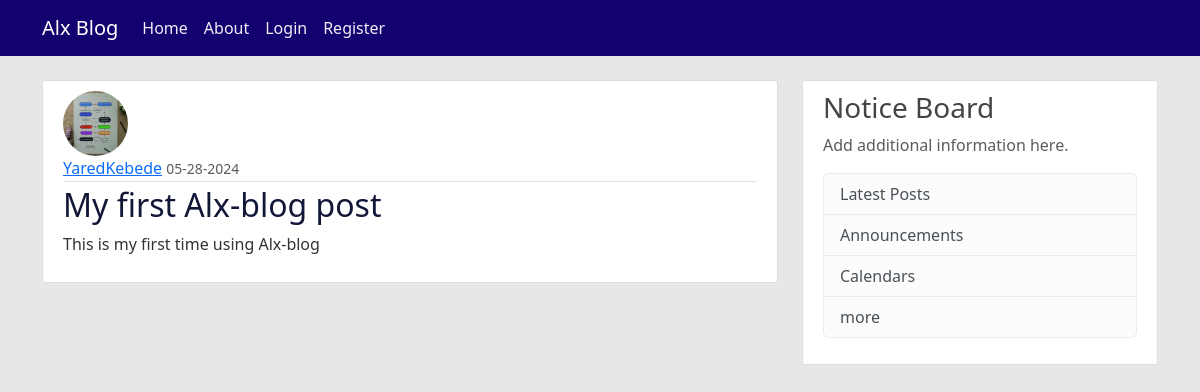
/post/1, run on the app's committed database.
### alxblog/models.py (models this page shows, shortened)
class User(db.Model, UserMixin):
    id = db.Column(db.Integer, primary_key=True)
    username = db.Column(db.String(20), unique=True, nullable=False)
    email = db.Column(db.String(150), unique=True, nullable=False)
    image_file = db.Column(db.String(20), nullable=False, default='default.jpg')
    password = db.Column(db.String(60), nullable=False)
    posts = db.relationship('Post', backref='author', lazy=True)

class Post(db.Model):
    id = db.Column(db.Integer, primary_key=True)
    title = db.Column(db.String(150), nullable=False)
    date_posted = db.Column(db.DateTime, nullable=False, default=datetime.utcnow)
    content = db.Column(db.Text, nullable=False)
    user_id = db.Column(db.Integer, db.ForeignKey('user.id'), nullable=False)

### alxblog/routes.py (the view)
@app.route("/post/<int:post_id>")
def post(post_id):
    post = Post.query.get_or_404(post_id)
    return render_template('post.html', title=post.title, post=post)

### alxblog/templates/post.html (shortened to what this page needs)
{% extends "layout.html" %}
{% block content %}
 <article class="media content-section">
    <img class="rounded-circle article-img" src="{{ url_for('static', filename='profile_pics/' + post.author.image_file) }}">
    <div class="media-body">
      <div class="article-metadata">
        <a class="mr-2" href="#">{{ post.author.username }}</a>
        <small class="text-muted">{{ post.date_posted.strftime('%m-%d-%Y') }}</small>
      </div>
      <h2 class="article-title">{{ post.title }}</h2>
      <p class="article-content">{{ post.content }}</p>
    </div>
  </article>
{% endblock content %}

### alxblog/static/main.css (style rules this page uses)
body { background: #e7e6e8; color: #333333; margin-top: 5rem; }
h1, h2, h3, h4, h5, h6 { color: #444444; }
.content-section { background: #ffffff; padding: 10px 20px; border: 1px solid #dddddd; border-radius: 3px; margin-bottom: 20px; }
.article-title { color: #121738; }
.article-content { white-space: pre-line; }
.article-img { height: 65px; width: 65px; margin-right: 16px; }
.article-metadata { padding-bottom: 1px; margin-bottom: 4px; border-bottom: 1px solid #e3e3e3 }

### data on the page
User: image_file (picture), author.username "YaredKebede"
Post: date_posted "05-28-2024", title "My first Alx-blog post", content "This is my first time using Alx-blog"
